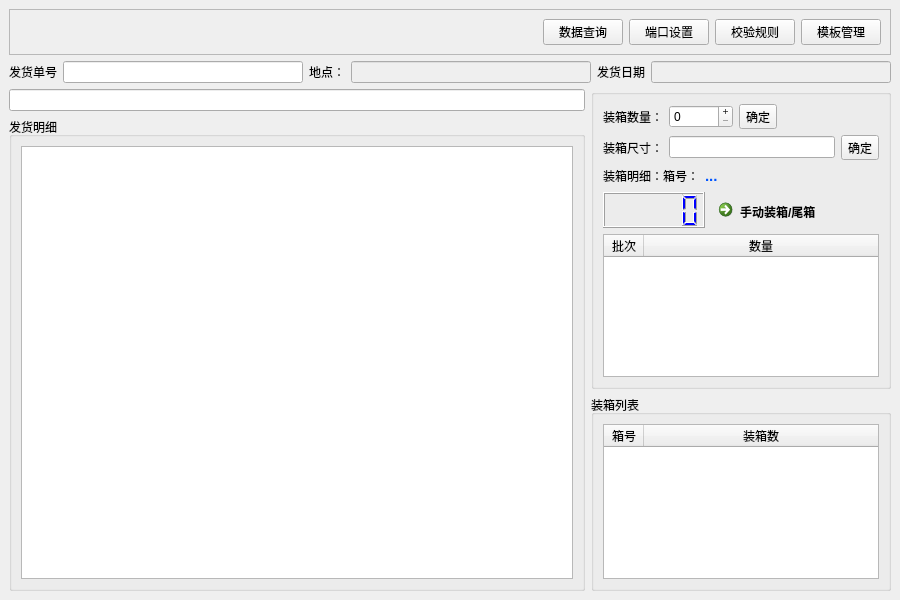
<?xml version="1.0" encoding="UTF-8"?>
<ui version="4.0">
 <class>MainWindow</class>
 <widget class="QMainWindow" name="MainWindow">
  <property name="geometry">
   <rect>
    <x>0</x>
    <y>0</y>
    <width>900</width>
    <height>600</height>
   </rect>
  </property>
  <property name="windowTitle">
   <string>MainWindow</string>
  </property>
  <widget class="QWidget" name="centralwidget">
   <layout class="QGridLayout" name="gridLayout">
    <item row="1" column="0" colspan="2">
     <layout class="QHBoxLayout" name="horizontalLayout">
      <item>
       <widget class="QLabel" name="label">
        <property name="text">
         <string>发货单号</string>
        </property>
       </widget>
      </item>
      <item>
       <widget class="QLineEdit" name="lE_code_chose"/>
      </item>
      <item>
       <widget class="QLabel" name="label_2">
        <property name="text">
         <string>地点：</string>
        </property>
       </widget>
      </item>
      <item>
       <widget class="QLineEdit" name="lE_show_adr">
        <property name="enabled">
         <bool>false</bool>
        </property>
       </widget>
      </item>
      <item>
       <widget class="QLabel" name="label_3">
        <property name="text">
         <string>发货日期</string>
        </property>
       </widget>
      </item>
      <item>
       <widget class="QLineEdit" name="lE_show_date">
        <property name="enabled">
         <bool>false</bool>
        </property>
       </widget>
      </item>
     </layout>
    </item>
    <item row="2" column="1" rowspan="2">
     <widget class="QGroupBox" name="groupBox_3">
      <property name="sizePolicy">
       <sizepolicy hsizetype="Fixed" vsizetype="Fixed">
        <horstretch>0</horstretch>
        <verstretch>0</verstretch>
       </sizepolicy>
      </property>
      <property name="maximumSize">
       <size>
        <width>300</width>
        <height>300</height>
       </size>
      </property>
      <layout class="QVBoxLayout" name="verticalLayout_2">
       <item>
        <layout class="QHBoxLayout" name="horizontalLayout_5">
         <item>
          <widget class="QLabel" name="label_5">
           <property name="text">
            <string>装箱数量：</string>
           </property>
          </widget>
         </item>
         <item>
          <widget class="QSpinBox" name="sB_box_num">
           <property name="minimumSize">
            <size>
             <width>64</width>
             <height>0</height>
            </size>
           </property>
           <property name="buttonSymbols">
            <enum>QAbstractSpinBox::PlusMinus</enum>
           </property>
           <property name="maximum">
            <number>1000</number>
           </property>
           <property name="singleStep">
            <number>10</number>
           </property>
          </widget>
         </item>
         <item>
          <widget class="QToolButton" name="tB_box_num">
           <property name="text">
            <string>确定</string>
           </property>
          </widget>
         </item>
         <item>
          <spacer name="horizontalSpacer_2">
           <property name="orientation">
            <enum>Qt::Horizontal</enum>
           </property>
           <property name="sizeHint" stdset="0">
            <size>
             <width>40</width>
             <height>20</height>
            </size>
           </property>
          </spacer>
         </item>
        </layout>
       </item>
       <item>
        <layout class="QHBoxLayout" name="horizontalLayout_6">
         <item>
          <widget class="QLabel" name="label_6">
           <property name="text">
            <string>装箱尺寸：</string>
           </property>
          </widget>
         </item>
         <item>
          <widget class="QLineEdit" name="lE_box_size"/>
         </item>
         <item>
          <widget class="QToolButton" name="tB_box_size">
           <property name="text">
            <string>确定</string>
           </property>
          </widget>
         </item>
        </layout>
       </item>
       <item>
        <layout class="QHBoxLayout" name="horizontalLayout_7">
         <item>
          <widget class="QLabel" name="label_4">
           <property name="text">
            <string>装箱明细：箱号：</string>
           </property>
          </widget>
         </item>
         <item>
          <widget class="QLabel" name="lb_show_box_code">
           <property name="text">
            <string>&lt;p&gt;&lt;span style=&quot; font-size:11pt; font-weight:600; color:#0055ff;&quot;&gt;...&lt;/span&gt;&lt;/p&gt;</string>
           </property>
          </widget>
         </item>
         <item>
          <spacer name="horizontalSpacer_3">
           <property name="orientation">
            <enum>Qt::Horizontal</enum>
           </property>
           <property name="sizeHint" stdset="0">
            <size>
             <width>40</width>
             <height>20</height>
            </size>
           </property>
          </spacer>
         </item>
        </layout>
       </item>
       <item>
        <layout class="QHBoxLayout" name="horizontalLayout_2">
         <item>
          <widget class="QLCDNumber" name="ldN_num">
           <property name="styleSheet">
            <string notr="true">border-color: rgb(0, 170, 255);
color: rgb(0, 0, 255);</string>
           </property>
          </widget>
         </item>
         <item>
          <widget class="QCommandLinkButton" name="cLB_box">
           <property name="text">
            <string>手动装箱/尾箱</string>
           </property>
          </widget>
         </item>
        </layout>
       </item>
       <item>
        <widget class="QTableWidget" name="lW_show_sacn">
         <property name="editTriggers">
          <set>QAbstractItemView::NoEditTriggers</set>
         </property>
         <property name="selectionBehavior">
          <enum>QAbstractItemView::SelectRows</enum>
         </property>
         <attribute name="horizontalHeaderDefaultSectionSize">
          <number>40</number>
         </attribute>
         <attribute name="horizontalHeaderStretchLastSection">
          <bool>true</bool>
         </attribute>
         <column>
          <property name="text">
           <string>批次</string>
          </property>
         </column>
         <column>
          <property name="text">
           <string>数量</string>
          </property>
         </column>
        </widget>
       </item>
      </layout>
     </widget>
    </item>
    <item row="2" column="0">
     <widget class="QLineEdit" name="lE_scan_lot"/>
    </item>
    <item row="4" column="1">
     <widget class="QGroupBox" name="groupBox_2">
      <property name="maximumSize">
       <size>
        <width>300</width>
        <height>16777215</height>
       </size>
      </property>
      <property name="title">
       <string>装箱列表</string>
      </property>
      <layout class="QHBoxLayout" name="horizontalLayout_3">
       <item>
        <widget class="QTableWidget" name="lW_show_boxs">
         <property name="editTriggers">
          <set>QAbstractItemView::NoEditTriggers</set>
         </property>
         <property name="selectionBehavior">
          <enum>QAbstractItemView::SelectRows</enum>
         </property>
         <attribute name="horizontalHeaderDefaultSectionSize">
          <number>40</number>
         </attribute>
         <attribute name="horizontalHeaderStretchLastSection">
          <bool>true</bool>
         </attribute>
         <column>
          <property name="text">
           <string>箱号</string>
          </property>
         </column>
         <column>
          <property name="text">
           <string>装箱数</string>
          </property>
         </column>
        </widget>
       </item>
      </layout>
     </widget>
    </item>
    <item row="3" column="0" rowspan="2">
     <widget class="QGroupBox" name="groupBox">
      <property name="title">
       <string>发货明细</string>
      </property>
      <layout class="QVBoxLayout" name="verticalLayout">
       <item>
        <widget class="QTableWidget" name="tW_show_code"/>
       </item>
      </layout>
     </widget>
    </item>
    <item row="0" column="0" colspan="2">
     <widget class="QFrame" name="frame_2">
      <property name="frameShape">
       <enum>QFrame::StyledPanel</enum>
      </property>
      <property name="frameShadow">
       <enum>QFrame::Raised</enum>
      </property>
      <layout class="QHBoxLayout" name="horizontalLayout_4">
       <item>
        <spacer name="horizontalSpacer">
         <property name="orientation">
          <enum>Qt::Horizontal</enum>
         </property>
         <property name="sizeHint" stdset="0">
          <size>
           <width>40</width>
           <height>20</height>
          </size>
         </property>
        </spacer>
       </item>
       <item>
        <widget class="QPushButton" name="pB_data_serch">
         <property name="text">
          <string>数据查询</string>
         </property>
        </widget>
       </item>
       <item>
        <widget class="QPushButton" name="pB_port_set">
         <property name="text">
          <string>端口设置</string>
         </property>
        </widget>
       </item>
       <item>
        <widget class="QPushButton" name="pB_rule_set">
         <property name="text">
          <string>校验规则</string>
         </property>
        </widget>
       </item>
       <item>
        <widget class="QPushButton" name="pB_btw_set">
         <property name="text">
          <string>模板管理</string>
         </property>
        </widget>
       </item>
      </layout>
     </widget>
    </item>
   </layout>
  </widget>
 </widget>
 <resources/>
 <connections/>
</ui>
